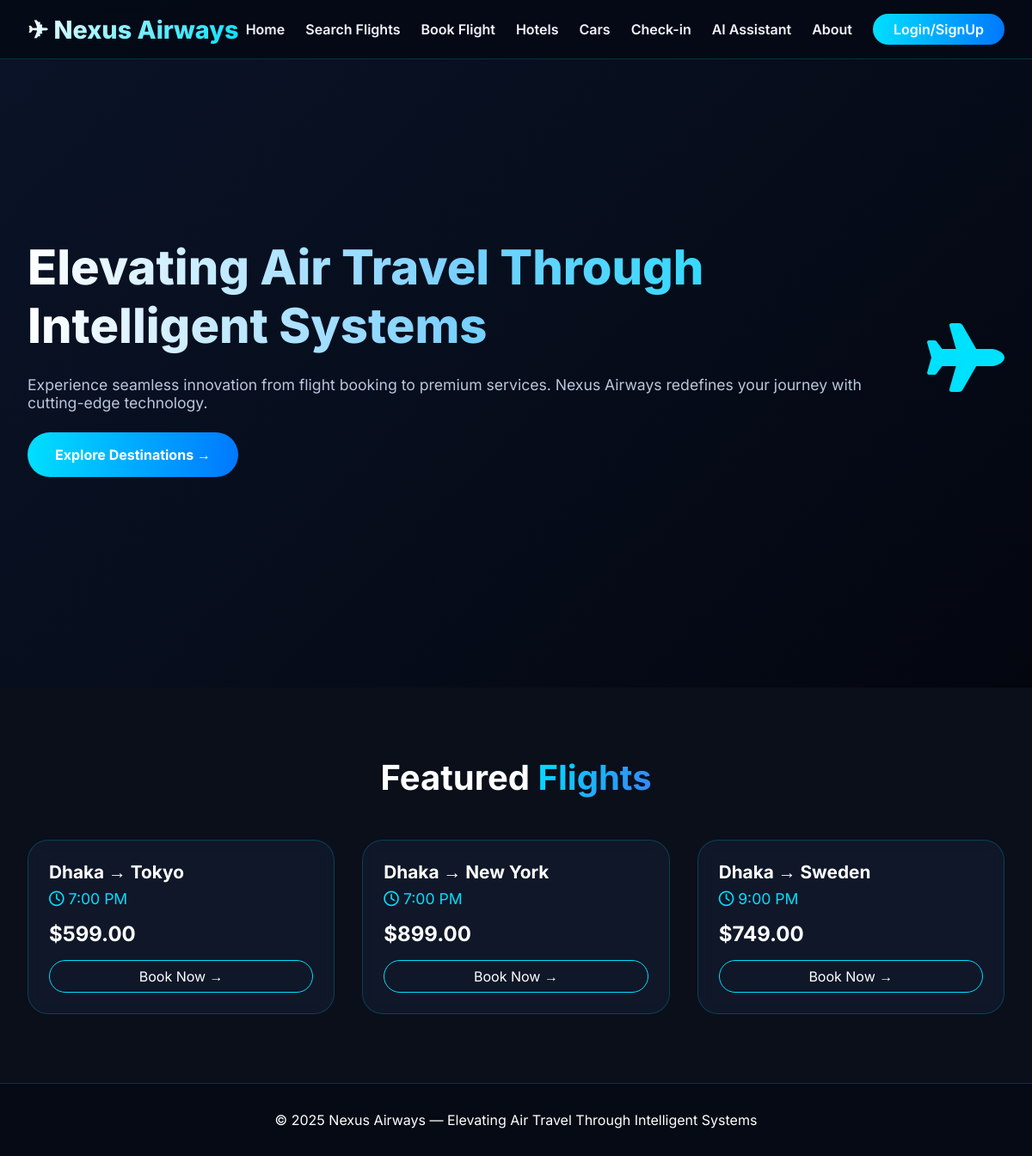
The page / on the database its author committed.
### tables this page shows
CREATE TABLE IF NOT EXISTS flights (
    id INT AUTO_INCREMENT PRIMARY KEY,
    flight_no VARCHAR(20) UNIQUE NOT NULL,
    origin VARCHAR(100) NOT NULL,
    destination VARCHAR(100) NOT NULL,
    departure_time TIME NOT NULL,
    departure_date DATE NOT NULL,
    total_seats INT DEFAULT 240,
    booked_seats INT DEFAULT 170,
    base_price DECIMAL(10,2) DEFAULT 299.00,
    status ENUM('On Time', 'Delayed', 'Cancelled', 'Boarding') DEFAULT 'On Time'
);

### index.php (the view, shortened to what this page needs)
<!DOCTYPE html>
<html lang="en">
<head>
    <link rel="stylesheet" href="https://cdnjs.cloudflare.com/ajax/libs/font-awesome/6.0.0-beta3/css/all.min.css">
</head>
<body>
<nav class="navbar">
    <div class="nav-container">
        <div class="logo">✈ Nexus Airways</div>
        <div class="nav-links">
            <a href="index.php">Home</a>
            <a href="search.php">Search Flights</a>
            <a href="booking.php">Book Flight</a>
            <a href="hotels.php">Hotels</a>
            <a href="cars.php">Cars</a>
            <a href="checkin.php">Check-in</a>
            <a href="chatbot.php">AI Assistant</a>
            <a href="about.php">About</a>
            <?php if(isset($_SESSION['user_id'])): ?>
                <a href="dashboard.php">Dashboard</a>
                <a href="logout.php" class="login-btn">Logout</a>
                <span class="user-greeting">👤 <?php echo $_SESSION['user_name']; ?></span>
            <?php else: ?>
                <a href="login.php" class="login-btn">Login/SignUp</a>
            <?php endif; ?>
        </div>
    </div>
</nav>
<section class="hero">
    <div class="hero-content">
        <div class="hero-text">
            <h1>Elevating Air Travel Through Intelligent Systems</h1>
            <p>Experience seamless innovation from flight booking to premium services. Nexus Airways redefines your journey with cutting-edge technology.</p>
            <a href="search.php" class="btn-primary">Explore Destinations →</a>
        </div>
        <div class="hero-visual">
            <div class="aircraft-showcase">
                <i class="fas fa-plane" style="font-size: 5rem; color: #00e0ff;"></i>
            </div>
        </div>
    </div>
</section>
<section class="section">
    <div class="section-title">Featured <span>Flights</span></div>
    <div class="flights-grid" id="featuredFlights">
        <?php
        $conn = new mysqli("localhost", "root", "", "Airline");
        if ($conn->connect_error) {
            echo "<p>Database connection failed. Please make sure XAMPP is running.</p>";
        } else {
            $result = $conn->query("SELECT * FROM flights LIMIT 3");
            if($result && $result->num_rows > 0) {
                while($flight = $result->fetch_assoc()) {
        ?>
        <div class="flight-card">
            <h3><?php echo htmlspecialchars($flight['origin']); ?> → <?php echo htmlspecialchars($flight['destination']); ?></h3>
            <div class="flight-time"><i class="far fa-clock"></i> <?php echo date('g:i A', strtotime($flight['departure_time'])); ?></div>
            <div class="flight-price">$<?php echo number_format($flight['base_price'], 2); ?></div>
            <a href="booking.php?flight_id=<?php echo $flight['id']; ?>" class="btn-book">Book Now →</a>
        </div>
        <?php
                }
            } else {
                echo "<p>No flights available. Please run the SQL script first.</p>";
            }
        }
        ?>
    </div>
</section>
<footer>
    <p>© 2025 Nexus Airways — Elevating Air Travel Through Intelligent Systems</p>
</footer>
</body>
</html>

### index.php (style rules this page uses)
* { margin: 0; padding: 0; box-sizing: border-box; }
body { font-family: 'Inter', sans-serif; background: #0a0f1a; color: #fff; }
.navbar { position: fixed; top: 0; width: 100%; background: rgba(5, 10, 22, 0.95); backdrop-filter: blur(20px); z-index: 1000; padding: 1rem 2rem; border-bottom: 1px solid rgba(0, 224, 255, 0.2); }
.nav-container { max-width: 1400px; margin: 0 auto; display: flex; justify-content: space-between; align-items: center; flex-wrap: wrap; }
.logo { font-size: 1.8rem; font-weight: 800; background: linear-gradient(135deg, #FFFFFF, #00e0ff); -webkit-background-clip: text; background-clip: text; color: transparent; }
.nav-links { display: flex; gap: 1.5rem; align-items: center; flex-wrap: wrap; }
.nav-links a { color: #f0f3fa; text-decoration: none; font-weight: 600; transition: 0.2s; }
.login-btn { background: linear-gradient(95deg, #00e0ff, #0077ff); padding: 0.5rem 1.5rem; border-radius: 40px; color: white !important; }
.hero { min-height: 100vh; display: flex; align-items: center; padding: 6rem 2rem 4rem; background: linear-gradient(135deg, #0a1428 0%, #03060f 100%); }
.hero-content { max-width: 1400px; margin: 0 auto; display: flex; flex-wrap: wrap; align-items: center; gap: 3rem; }
.hero-text { flex: 1; }
.hero-text h1 { font-size: 3.5rem; font-weight: 800; background: linear-gradient(to right, #fff, #7ad0ff, #00e0ff); -webkit-background-clip: text; background-clip: text; color: transparent; }
.hero-text p { margin: 1.5rem 0; color: #b9c7dd; font-size: 1.1rem; }
.btn-primary { background: linear-gradient(95deg, #00e0ff, #0077ff); border: none; padding: 1rem 2rem; border-radius: 40px; font-weight: 700; color: white; cursor: pointer; font-size: 1rem; text-decoration: none; display: inline-block; }
.section { padding: 80px 2rem; max-width: 1400px; margin: 0 auto; }
.section-title { font-size: 2.5rem; font-weight: 700; text-align: center; margin-bottom: 3rem; }
.section-title span { background: linear-gradient(120deg, #00e0ff, #3b82f6); -webkit-background-clip: text; background-clip: text; color: transparent; }
.flights-grid { display: grid; grid-template-columns: repeat(auto-fit, minmax(300px, 1fr)); gap: 2rem; }
.flight-card { background: rgba(18, 28, 48, 0.7); backdrop-filter: blur(8px); border-radius: 24px; padding: 1.5rem; border: 1px solid rgba(0,224,255,0.2); transition: 0.3s; }
.flight-card h3 { font-size: 1.3rem; margin-bottom: 0.5rem; }
.flight-time { color: #00e0ff; font-size: 1.1rem; margin: 0.5rem 0; }
.flight-price { font-size: 1.5rem; font-weight: 700; margin: 1rem 0; }
.btn-book { background: transparent; border: 1px solid #00e0ff; padding: 0.5rem 1rem; border-radius: 40px; color: white; cursor: pointer; width: 100%; transition: 0.3s; text-align: center; display: inline-block; text-decoration: none; }
footer { background: #050a14; padding: 2rem; text-align: center; border-top: 1px solid #1e2a47; }

### rows shown on the page
flights: origin "Dhaka", destination "Tokyo", departure_time "7:00 PM", base_price "599.00"
flights: origin "Dhaka", destination "New York", departure_time "7:00 PM", base_price "899.00"
flights: origin "Dhaka", destination "Sweden", departure_time "9:00 PM", base_price "749.00"
